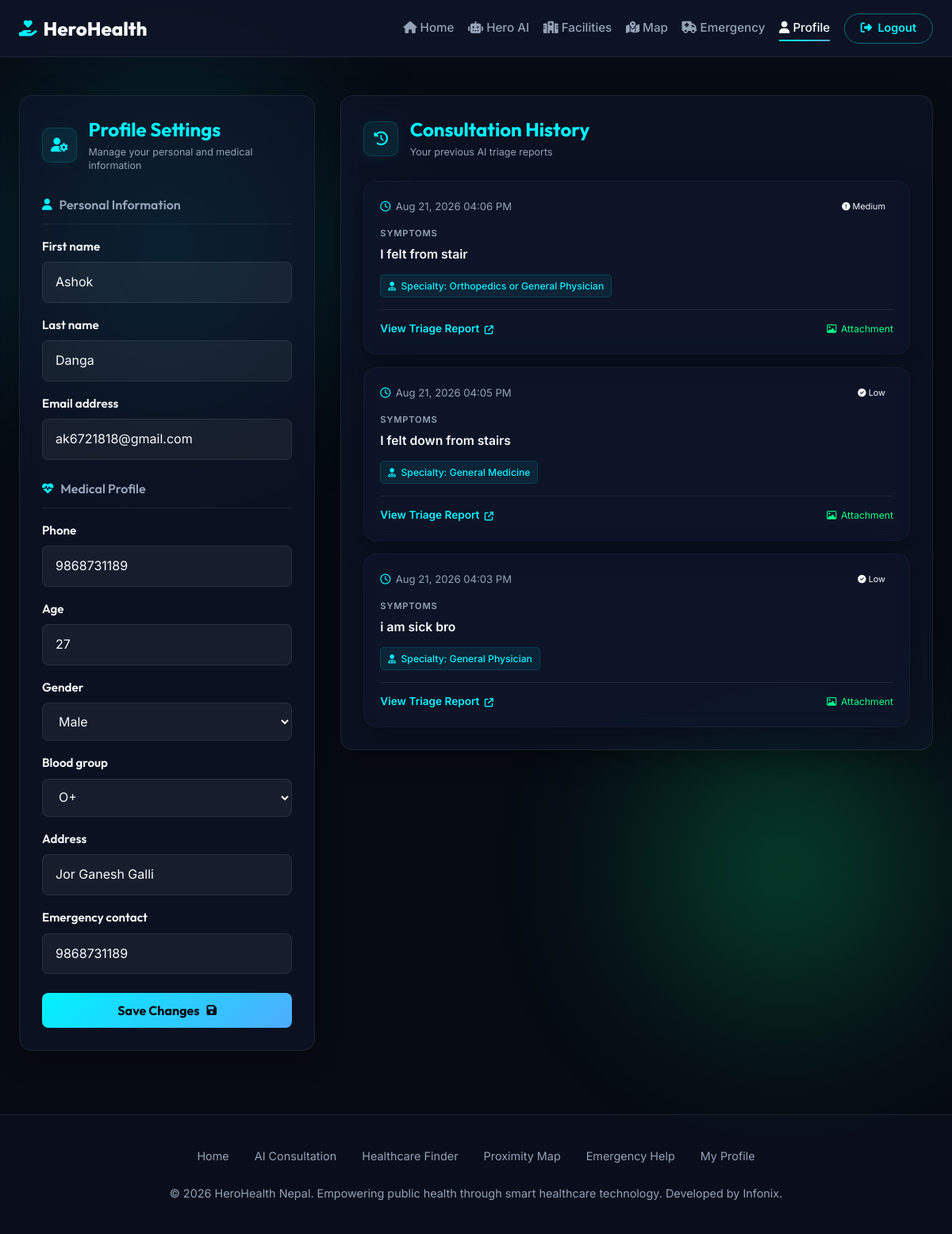
/accounts/profile/ (signed in), run on the app's committed database.
### accounts/models.py (models this page shows, shortened)
class UserProfile(models.Model):
    GENDER_CHOICES = [
        ('M', 'Male'),
        ('F', 'Female'),
        ('O', 'Other'),
    ]
    BLOOD_GROUPS = [
        ('A+', 'A+'),
        ('A-', 'A-'),
        ('B+', 'B+'),
        ('B-', 'B-'),
        ('AB+', 'AB+'),
        ('AB-', 'AB-'),
        ('O+', 'O+'),
        ('O-', 'O-'),
    ]
    user = models.OneToOneField(User, on_delete=models.CASCADE, related_name='profile')
    phone = models.CharField(max_length=15, blank=True, null=True)
    age = models.PositiveIntegerField(blank=True, null=True)
    gender = models.CharField(max_length=1, choices=GENDER_CHOICES, blank=True, null=True)
    blood_group = models.CharField(max_length=3, choices=BLOOD_GROUPS, blank=True, null=True)
    address = models.CharField(max_length=255, blank=True, null=True)
    emergency_contact = models.CharField(max_length=100, blank=True, null=True)
    email_verified = models.BooleanField(default=False)

### health/models.py (models this page shows, shortened)
class Consultation(models.Model):
    user = models.ForeignKey(User, on_delete=models.CASCADE, related_name='consultations', blank=True, null=True)
    symptoms = models.TextField()
    image = models.ImageField(upload_to='health_queries/', blank=True, null=True)
    created_at = models.DateTimeField(auto_now_add=True)
    result_json = models.JSONField(blank=True, null=True)

### accounts/views.py (the view)
# urls.py: path('profile/', views.profile_view, name='profile'),
@login_required
def profile_view(request):
    if request.method == 'POST':
        u_form = UserUpdateForm(request.POST, instance=request.user)
        p_form = UserProfileForm(request.POST, instance=ensure_user_profile(request.user))
        if u_form.is_valid() and p_form.is_valid():
            u_form.save()
            p_form.save()
            messages.success(request, "Your profile has been updated!")
            return redirect('profile')
    else:
        u_form = UserUpdateForm(instance=request.user)
        p_form = UserProfileForm(instance=ensure_user_profile(request.user))
    context = {
        'u_form': u_form,
        'p_form': p_form
    }
    return render(request, 'accounts/profile.html', context)

### accounts/forms.py
class UserUpdateForm(forms.ModelForm):
    class Meta:
        model = User
        fields = ['first_name', 'last_name', 'email']
        widgets = {
            'first_name': forms.TextInput(attrs={'class': 'form-control'}),
            'last_name': forms.TextInput(attrs={'class': 'form-control'}),
            'email': forms.EmailInput(attrs={'class': 'form-control'}),
        }

class UserProfileForm(forms.ModelForm):
    class Meta:
        model = UserProfile
        fields = ['phone', 'age', 'gender', 'blood_group', 'address', 'emergency_contact']
        widgets = {
            'phone': forms.TextInput(attrs={'class': 'form-control'}),
            'age': forms.NumberInput(attrs={'class': 'form-control'}),
            'gender': forms.Select(attrs={'class': 'form-select'}),
            'blood_group': forms.Select(attrs={'class': 'form-select'}),
            'address': forms.TextInput(attrs={'class': 'form-control'}),
            'emergency_contact': forms.TextInput(attrs={'class': 'form-control'}),
        }

### accounts/models.py (called while the page is built)
def ensure_user_profile(user):
    profile, _ = UserProfile.objects.get_or_create(user=user)
    return profile

### templates/accounts/profile.html (shortened to what this page needs)
{% extends 'base.html' %}
{% load static %}
{% block extra_head %}
<link rel="stylesheet" href="{% static 'css/profile.css' %}">
{% endblock %}
{% block content %}
<div class="profile-main-container" id="profileMainContainer">
    <div class="profile-grid" id="profileGrid">
        <div class="glass-card profile-settings-panel" id="profileSettingsPanel">
            <div class="profile-panel-header">
                <div class="profile-panel-icon">
                    <i class="fa-solid fa-user-gear"></i>
                </div>
                <div>
                    <h2>Profile Settings</h2>
                    <p>Manage your personal and medical information</p>
                </div>
            </div>
            <form method="POST" id="profileUpdateForm">
                <div class="profile-form-section">
                    <div class="profile-section-heading">
                        <i class="fa-solid fa-user"></i>
                        <h3>Personal Information</h3>
                    </div>
                    {% for field in u_form %}
                    <div class="form-group profile-form-group">
                        <label
                            class="form-label"
                            for="{{ field.id_for_label }}"
                        >
                            {{ field.label }}
                        </label>
                        {{ field }}
                    </div>
                    {% endfor %}
                </div>
                <div class="profile-form-section medical-profile-section">
                    <div class="profile-section-heading">
                        <i class="fa-solid fa-heart-pulse"></i>
                        <h3>Medical Profile</h3>
                    </div>
                    {% for field in p_form %}
                    <div class="form-group profile-form-group">
                        <label
                            class="form-label"
                            for="{{ field.id_for_label }}"
                        >
                            {{ field.label }}
                        </label>
                        {{ field }}
                    </div>
                    {% endfor %}
                </div>
                <button
                    type="submit"
                    class="btn-premium profile-save-btn"
                    id="saveProfileBtn"
                >
                    <span>Save Changes</span>
                    <i class="fa-solid fa-floppy-disk"></i>
                </button>
            </form>
        </div>
        <div class="glass-card history-panel" id="historyPanel">
            <div class="profile-panel-header history-header">
                <div class="profile-panel-icon">
                    <i class="fa-solid fa-clock-rotate-left"></i>
                </div>
                <div>
                    <h2>Consultation History</h2>
                    <p>Your previous AI triage reports</p>
                </div>
            </div>
            {% if user.consultations.all %}
                <div class="history-list" id="historyList">
                    {% for item in user.consultations.all|dictsortreversed:"created_at" %}
                    <article
                        class="glass-card history-item"
                        id="historyItem-{{ item.id }}"
                    >
                        <div class="history-item-top">
                            <span class="history-date">
                                <i class="fa-regular fa-clock"></i>
                                {{ item.created_at|date:"M d, Y h:i A" }}
                            </span>
                            {% if item.result_json.severity == 'Urgent' %}
                                <span
                                    class="severity-indicator urgent history-severity"
                                >
                                    <i class="fa-solid fa-triangle-exclamation"></i>
                                    Urgent
                                </span>
                            {% elif item.result_json.severity == 'Medium' %}
                                <span
                                    class="severity-indicator medium history-severity"
                                >
                                    <i class="fa-solid fa-circle-exclamation"></i>
                                    Medium
                                </span>
                            {% else %}
                                <span
                                    class="severity-indicator low history-severity"
                                >
                                    <i class="fa-solid fa-circle-check"></i>
                                    Low
                                </span>
                            {% endif %}
                        </div>
                        <div class="history-symptoms">
                            <span class="history-label">
                                Symptoms
                            </span>
                            <p class="symptom-preview">
                                {{ item.symptoms|truncatechars:100 }}
                            </p>
                        </div>
                        {% if item.result_json.suggested_specialty %}
                        <div class="history-specialty">
                            <span class="specialty-history-tag">
                                <i class="fa-solid fa-user-doctor"></i>
                                Specialty:
                                {{ item.result_json.suggested_specialty }}
                            </span>
                        </div>
                        {% endif %}
                        <div class="history-item-footer">
                            <a
                                href="{% url 'consultation_result' item.id %}"
                                class="view-report-link"
                                id="viewReport-{{ item.id }}"
                            >
                                View Triage Report
                                <i class="fa-solid fa-arrow-up-right-from-square"></i>
                            </a>
                            {% if item.image %}
                            <span class="attachment-indicator">
                                <i class="fa-regular fa-image"></i>
                                Attachment
                            </span>
                            {% endif %}
                        </div>
                    </article>
                    {% endfor %}
                </div>
            {% endif %}
        </div>
    </div>
</div>
{% endblock %}

### static/css/style.css (style rules this page uses)
:root { --bg-dark: #070b13; --bg-card: rgba(15, 22, 42, 0.65); --bg-card-solid: #0f162a; --border-glass: rgba(255, 255, 255, 0.08); --border-light: rgba(255, 255, 255, 0.12); --text-primary: #f8fafc; --text-secondary: #cbd5e1; --text-muted: #94a3b8; --primary: #00f2fe; --primary-dark: #00b8c4; --primary-grad: linear-gradient(135deg, #00f2fe 0%, #4facfe 100%); --accent: #00ff87; --accent-dark: #00c96b; --accent-grad: linear-gradient(135deg, #00ff87 0%, #60efff 100%); --warning: #f59e0b; --danger: #ef4444; --success: #10b981; --font-heading: "Outfit", sans-serif; --font-body: "Inter", sans-serif; --shadow-premium: 0 8px 32px rgba(0, 0, 0, 0.35); --shadow-primary: 0 6px 20px rgba(0, 242, 254, 0.25); --shadow-accent: 0 6px 20px rgba(0, 255, 135, 0.25); --radius-sm: 6px; --radius-md: 8px; --radius-lg: 12px; --radius-xl: 16px; --radius-pill: 50px; --transition-fast: 0.2s ease; --transition-smooth: all 0.3s cubic-bezier(0.4, 0, 0.2, 1); --content-width: 1200px; }
html { scroll-behavior: smooth; color-scheme: dark; }
*, *::before, *::after { box-sizing: border-box; margin: 0; padding: 0; }
body { min-height: 100vh; position: relative; overflow-x: hidden; background-color: var(--bg-dark); color: var(--text-primary); font-family: var(--font-body); line-height: 1.6; }
body::before, body::after { content: ""; position: fixed; z-index: -1; width: 300px; height: 300px; border-radius: 50%; filter: blur(120px); opacity: 0.3; pointer-events: none; }
body::before { top: 10%; left: 5%; background: var(--primary); }
body::after { right: 5%; bottom: 20%; background: var(--accent); }
button, input, select, textarea { font: inherit; }
button, a { -webkit-tap-highlight-color: transparent; }
button { border: 0; }
a { color: inherit; }
.glass-card { position: relative; overflow: hidden; padding: 2rem; background: var(--bg-card); border: 1px solid var(--border-glass); border-radius: var(--radius-xl); box-shadow: var(--shadow-premium); backdrop-filter: blur(12px); -webkit-backdrop-filter: blur(12px); transition: var(--transition-smooth); }
.form-group { margin-bottom: 1.5rem; }
.form-label { display: block; margin-bottom: 0.5rem; color: var(--text-primary); font-family: var(--font-heading); font-size: 0.95rem; font-weight: 600; }
.form-control, .form-select { width: 100%; min-height: 46px; padding: 0.75rem 1rem; background: rgba(255, 255, 255, 0.05); border: 1px solid var(--border-glass); border-radius: var(--radius-md); color: var(--text-primary); font-family: var(--font-body); font-size: 1rem; transition: var(--transition-smooth); }
.form-control::placeholder { color: rgba(255, 255, 255, 0.35); }
.form-select option { background: var(--bg-card-solid); color: var(--text-primary); }
.btn-premium { display: inline-flex; align-items: center; justify-content: center; gap: 0.5rem; min-height: 44px; padding: 0.75rem 2rem; background: var(--primary-grad); border: none; border-radius: var(--radius-md); color: var(--bg-dark); font-family: var(--font-heading); font-size: 1rem; font-weight: 700; line-height: 1.2; text-decoration: none; cursor: pointer; transition: var(--transition-smooth); }

### data on the page
UserProfile: p_form "9868731189" "27" "Male" "O+" "Jor Ganesh Galli" "9868731189"
Consultation: created_at "Aug 21, 2026 04:06 PM", shows "Medium", symptoms "I felt from stair", result_json.suggested_specialty "Orthopedics or General Physician", shows "Attachment"
Consultation: created_at "Aug 21, 2026 04:05 PM", shows "Low", symptoms "I felt down from stairs", result_json.suggested_specialty "General Medicine", shows "Attachment"
Consultation: created_at "Aug 21, 2026 04:03 PM", shows "Low", symptoms "i am sick bro", result_json.suggested_specialty "General Physician", shows "Attachment"

### other printed values
{{ field.label }} "First name" "Last name" "Email address"
{{ field.label }} "Phone" "Age" "Gender" "Blood group" "Address" "Emergency contact"
